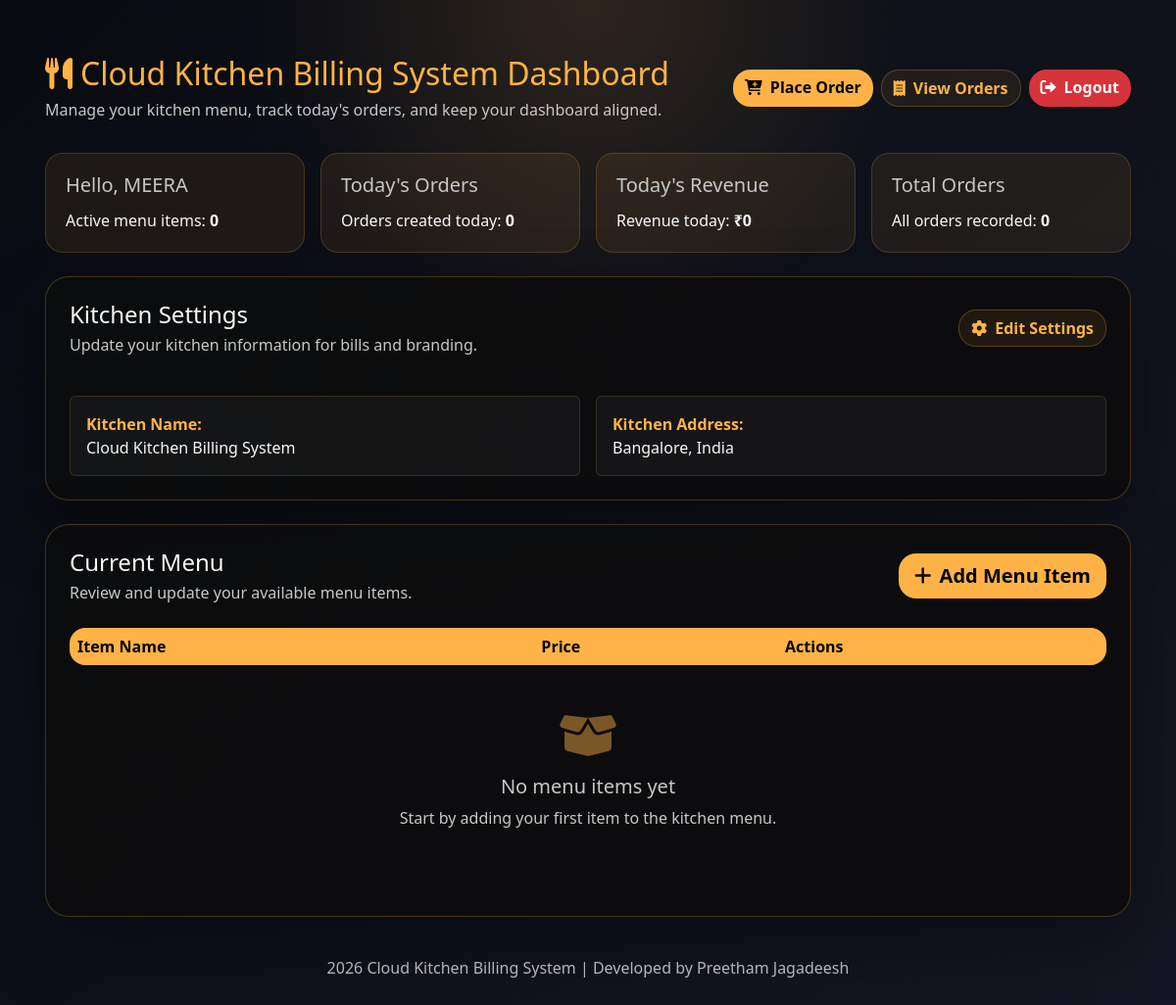
Screenshot of / (signed in) with the database file from the repository.
### tables this page shows
CREATE TABLE users(
        id INTEGER PRIMARY KEY AUTOINCREMENT,
        username TEXT UNIQUE,
        password TEXT,
        kitchen_name TEXT DEFAULT 'Cloud Kitchen Billing System',
        kitchen_address TEXT DEFAULT 'Bangalore, India'
    , is_owner INTEGER DEFAULT 0);

### app.py (the view)
@app.route("/")
def index():
    if not session.get("user_id"):
        return redirect("/login")
    user_id = session.get("user_id")
    conn = sqlite3.connect(DB_PATH)
    cursor = conn.cursor()
    cursor.execute("SELECT id, name, price FROM items WHERE user_id=?", (user_id,))
    items = cursor.fetchall()
    cursor.execute("SELECT COUNT(*) FROM orders WHERE user_id=?", (user_id,))
    total_orders = cursor.fetchone()[0] or 0
    today_date = datetime.now().strftime("%Y-%m-%d")
    cursor.execute(
        "SELECT COUNT(*), COALESCE(SUM(total), 0) FROM orders WHERE user_id=? AND date(date)=?",
        (user_id, today_date)
    )
    today_orders, today_revenue = cursor.fetchone()
    cursor.execute(
        "SELECT kitchen_name, kitchen_address, is_owner FROM users WHERE id=?",
        (user_id,)
    )
    user_info = cursor.fetchone()
    kitchen_name = user_info[0] if user_info else "Cloud Kitchen Billing System"
    kitchen_address = user_info[1] if user_info else "Bangalore, India"
    is_owner = user_info[2] if user_info else 0
    conn.close()
    now = datetime.now()
    return render_template(
        "index.html",
        items=items,
        current_date=now.strftime("%d %B %Y"),
        current_time=now.strftime("%I:%M %p"),
        username=session.get("user"),
        total_orders=total_orders,
        today_orders=today_orders,
        today_revenue=today_revenue,
        kitchen_name=kitchen_name,
        kitchen_address=kitchen_address,
        is_owner=is_owner
    )

### templates/index.html (shortened to what this page needs)
﻿<!DOCTYPE html>
<html lang="en">
<head>
<link href="https://cdn.jsdelivr.net/npm/bootstrap@5.3.0/dist/css/bootstrap.min.css" rel="stylesheet">
<link rel="stylesheet" href="https://cdnjs.cloudflare.com/ajax/libs/font-awesome/6.0.0/css/all.min.css">
</head>
<body>
<div class="page-shell container-lg">
    <div class="page-header">
        <div>
            <h2><i class="fas fa-utensils me-2"></i>Cloud Kitchen Billing System Dashboard</h2>
            <p>Manage your kitchen menu, track today's orders, and keep your dashboard aligned.</p>
        </div>
        <div class="d-flex flex-wrap gap-2">
            <a href="/order" class="btn btn-primary">
                <i class="fas fa-cart-plus me-2"></i>Place Order
            </a>
            <a href="/orders" class="btn btn-secondary">
                <i class="fas fa-receipt me-2"></i>View Orders
            </a>
            <a href="/logout" class="btn btn-danger">
                <i class="fas fa-sign-out-alt me-2"></i>Logout
            </a>
        </div>
    </div>
    <div class="stats-grid mb-4">
        <div class="stat-card">
            <h5>Hello, {{ username or 'Chef' }}</h5>
            <p>Active menu items: <strong>{{ items|length }}</strong></p>
        </div>
        <div class="stat-card">
            <h5>Today's Orders</h5>
            <p>Orders created today: <strong>{{ today_orders }}</strong></p>
        </div>
        <div class="stat-card">
            <h5>Today's Revenue</h5>
            <p>Revenue today: <strong>₹{{ today_revenue }}</strong></p>
        </div>
        <div class="stat-card">
            <h5>Total Orders</h5>
            <p>All orders recorded: <strong>{{ total_orders }}</strong></p>
        </div>
    </div>
    <div class="card p-4 mb-4">
        <div class="d-flex flex-column flex-md-row justify-content-between align-items-start align-items-md-center mb-3 gap-3">
            <div>
                <h4 class="mb-1">Kitchen Settings</h4>
                <p class="text-muted mb-0">Update your kitchen information for bills and branding.</p>
            </div>
            <button class="btn btn-secondary" type="button" data-bs-toggle="collapse" data-bs-target="#settingsCollapse" aria-expanded="false">
                <i class="fas fa-cog me-2"></i>Edit Settings
            </button>
        </div>
        <div class="row g-3 mt-2">
            <div class="col-md-6">
                <div class="p-3 info-box rounded">
                    <strong>Kitchen Name:</strong><br>
                    {{ kitchen_name }}
                </div>
            </div>
            <div class="col-md-6">
                <div class="p-3 info-box rounded">
                    <strong>Kitchen Address:</strong><br>
                    {{ kitchen_address }}
                </div>
            </div>
        </div>
    </div>
    <div class="card p-4">
        <div class="d-flex flex-column flex-md-row justify-content-between align-items-start align-items-md-center mb-4 gap-3">
            <div>
                <h4 class="mb-1">Current Menu</h4>
                <p class="text-muted mb-0">Review and update your available menu items.</p>
            </div>
            <a href="/add" class="btn btn-primary btn-lg">
                <i class="fas fa-plus me-2"></i>Add Menu Item
            </a>
        </div>
        <div class="table-responsive">
            <table class="table table-hover mb-0">
                <thead>
                    <tr>
                        <th>Item Name</th>
                        <th>Price</th>
                        <th>Actions</th>
                    </tr>
                </thead>
            </table>
        </div>
        {% if not items %}
        <div class="text-center py-5 text-muted">
            <i class="fas fa-box-open fa-3x mb-3" style="color: rgba(255,179,71,0.45);"></i>
            <h5>No menu items yet</h5>
            <p>Start by adding your first item to the kitchen menu.</p>
        </div>
        {% endif %}
    </div>
    <div class="footer mt-4">
        2026 Cloud Kitchen Billing System | Developed by Preetham Jagadeesh
    </div>
</div>
</body>
</html>

### templates/index.html (style rules this page uses)
:root { --bg-start: #090b11; --bg-end: #141723; --panel: rgba(12, 12, 14, 0.92); --panel-border: rgba(255,179,71,0.24); --accent: #FFB347; --accent-soft: rgba(255,179,71,0.08); --accent-strong: #ffcb70; --muted: #c7c7c7; --text: #f7f7f7; --danger: #d6333a; --danger-hover: #b02a37; }
body { margin: 0; min-height: 100vh; background: radial-gradient(circle at top, rgba(255,179,71,0.14), transparent 28%), linear-gradient(135deg, var(--bg-start), var(--bg-end)); font-family: 'Segoe UI', Tahoma, Geneva, Verdana, sans-serif; color: var(--text); }
.page-shell { padding: 2rem 1rem 3rem; }
.page-header { display: flex; flex-wrap: wrap; align-items: center; justify-content: space-between; gap: 1rem; margin-bottom: 2rem; }
.page-header h2 { margin: 0; color: var(--accent); }
.page-header p { margin: 0.35rem 0 0; color: var(--muted); }
.btn-primary { border-radius: 18px; border: none; background: var(--accent); color: black; font-weight: 700; }
.btn-secondary { border-radius: 18px; border: 1px solid var(--panel-border); background: var(--accent-soft); color: var(--accent); font-weight: 700; }
.btn-danger { border-radius: 18px; border: none; background: var(--danger); color: white; font-weight: 700; }
.info-box { background: rgba(255,255,255,0.04); border: 1px solid rgba(255,179,71,0.14); color: var(--text); }
.info-box strong { color: var(--accent); }
.card { background: var(--panel); border: 1px solid var(--panel-border); border-radius: 24px; box-shadow: 0 30px 70px rgba(0,0,0,0.35); color: var(--text); }
.stats-grid { display: grid; gap: 1rem; grid-template-columns: repeat(auto-fit, minmax(230px, 1fr)); margin-bottom: 1.5rem; }
.stat-card { border-radius: 18px; border: 1px solid rgba(255,179,71,0.18); padding: 1.25rem; background: var(--accent-soft); }
.stat-card h5 { margin: 0 0 0.75rem; color: var(--muted); }
.stat-card p { margin: 0; color: var(--text); }
.table { border-radius: 1rem; overflow: hidden; background: rgba(255,255,255,0.05); }
.table thead th { background: var(--accent); color: black; border: none; }
.footer { text-align: center; padding: 1rem 0; color: var(--muted); }
.text-muted { color: var(--muted) !important; }

### rows the page displays
users: username "MEERA", kitchen_name "Cloud Kitchen Billing System", kitchen_address "Bangalore, India"

### other values shown
{{ items|length }} "0"
{{ today_orders }} "0"
{{ today_revenue }} "0"
{{ total_orders }} "0"
